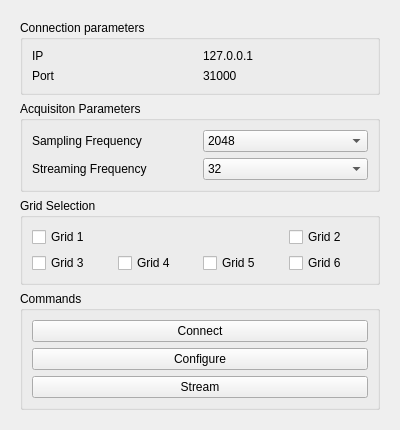
<?xml version="1.0" encoding="UTF-8"?>
<ui version="4.0">
 <class>QuattrocentoLightForm</class>
 <widget class="QWidget" name="QuattrocentoLightForm">
  <property name="geometry">
   <rect>
    <x>0</x>
    <y>0</y>
    <width>400</width>
    <height>422</height>
   </rect>
  </property>
  <property name="windowTitle">
   <string>Form</string>
  </property>
  <layout class="QGridLayout" name="gridLayout_2">
   <item row="0" column="0">
    <widget class="QWidget" name="widget" native="true">
     <layout class="QGridLayout" name="gridLayout_4">
      <item row="3" column="0">
       <widget class="QGroupBox" name="commandsGroupBox">
        <property name="title">
         <string>Commands</string>
        </property>
        <layout class="QGridLayout" name="gridLayout_3">
         <item row="0" column="0" rowspan="2">
          <widget class="QPushButton" name="commandConnectionPushButton">
           <property name="sizePolicy">
            <sizepolicy hsizetype="Minimum" vsizetype="Preferred">
             <horstretch>0</horstretch>
             <verstretch>0</verstretch>
            </sizepolicy>
           </property>
           <property name="text">
            <string>Connect</string>
           </property>
          </widget>
         </item>
         <item row="2" column="0">
          <widget class="QPushButton" name="commandConfigurationPushButton">
           <property name="sizePolicy">
            <sizepolicy hsizetype="Minimum" vsizetype="Preferred">
             <horstretch>0</horstretch>
             <verstretch>0</verstretch>
            </sizepolicy>
           </property>
           <property name="text">
            <string>Configure</string>
           </property>
          </widget>
         </item>
         <item row="3" column="0">
          <widget class="QPushButton" name="commandStreamPushButton">
           <property name="sizePolicy">
            <sizepolicy hsizetype="Minimum" vsizetype="Preferred">
             <horstretch>0</horstretch>
             <verstretch>0</verstretch>
            </sizepolicy>
           </property>
           <property name="text">
            <string>Stream</string>
           </property>
          </widget>
         </item>
        </layout>
       </widget>
      </item>
      <item row="2" column="0">
       <widget class="QGroupBox" name="gridSelectionGroupBox">
        <property name="title">
         <string>Grid Selection</string>
        </property>
        <layout class="QGridLayout" name="gridLayout_5">
         <item row="1" column="1">
          <widget class="QCheckBox" name="gridFourCheckBox">
           <property name="text">
            <string>Grid 4</string>
           </property>
          </widget>
         </item>
         <item row="1" column="0">
          <widget class="QCheckBox" name="gridThreeCheckBox">
           <property name="text">
            <string>Grid 3</string>
           </property>
          </widget>
         </item>
         <item row="1" column="2">
          <widget class="QCheckBox" name="gridFiveCheckBox">
           <property name="text">
            <string>Grid 5</string>
           </property>
          </widget>
         </item>
         <item row="1" column="3">
          <widget class="QCheckBox" name="gridSixCheckBox">
           <property name="text">
            <string>Grid 6</string>
           </property>
          </widget>
         </item>
         <item row="0" column="3">
          <widget class="QCheckBox" name="gridTwoCheckBox">
           <property name="layoutDirection">
            <enum>Qt::LeftToRight</enum>
           </property>
           <property name="text">
            <string>Grid 2</string>
           </property>
          </widget>
         </item>
         <item row="0" column="0">
          <widget class="QCheckBox" name="gridOneCheckBox">
           <property name="text">
            <string>Grid 1</string>
           </property>
          </widget>
         </item>
        </layout>
       </widget>
      </item>
      <item row="1" column="0">
       <widget class="QGroupBox" name="acquisitionGroupBox">
        <property name="title">
         <string>Acquisiton Parameters</string>
        </property>
        <layout class="QGridLayout" name="gridLayout">
         <item row="0" column="1">
          <widget class="QComboBox" name="acquisitionSamplingFrequencyComboBox">
           <property name="currentIndex">
            <number>1</number>
           </property>
           <item>
            <property name="text">
             <string>512</string>
            </property>
           </item>
           <item>
            <property name="text">
             <string>2048</string>
            </property>
           </item>
           <item>
            <property name="text">
             <string>5120</string>
            </property>
           </item>
           <item>
            <property name="text">
             <string>10240</string>
            </property>
           </item>
          </widget>
         </item>
         <item row="1" column="1">
          <widget class="QComboBox" name="acquisitionStreamingFrequencyComboBox">
           <property name="currentIndex">
            <number>5</number>
           </property>
           <item>
            <property name="text">
             <string>1</string>
            </property>
           </item>
           <item>
            <property name="text">
             <string>2</string>
            </property>
           </item>
           <item>
            <property name="text">
             <string>4</string>
            </property>
           </item>
           <item>
            <property name="text">
             <string>8</string>
            </property>
           </item>
           <item>
            <property name="text">
             <string>16</string>
            </property>
           </item>
           <item>
            <property name="text">
             <string>32</string>
            </property>
           </item>
          </widget>
         </item>
         <item row="1" column="0">
          <widget class="QLabel" name="label_2">
           <property name="text">
            <string>Streaming Frequency</string>
           </property>
          </widget>
         </item>
         <item row="0" column="0">
          <widget class="QLabel" name="label">
           <property name="text">
            <string>Sampling Frequency</string>
           </property>
          </widget>
         </item>
        </layout>
       </widget>
      </item>
      <item row="0" column="0">
       <widget class="QGroupBox" name="connectionGroupBox">
        <property name="title">
         <string>Connection parameters</string>
        </property>
        <layout class="QGridLayout" name="gridLayout_7">
         <item row="0" column="0">
          <widget class="QLabel" name="label_4">
           <property name="text">
            <string>IP</string>
           </property>
          </widget>
         </item>
         <item row="1" column="0">
          <widget class="QLabel" name="label_5">
           <property name="text">
            <string>Port</string>
           </property>
          </widget>
         </item>
         <item row="0" column="1">
          <widget class="QLabel" name="connectionIPLabel">
           <property name="text">
            <string>127.0.0.1</string>
           </property>
          </widget>
         </item>
         <item row="1" column="1">
          <widget class="QLabel" name="connectionPortLabel">
           <property name="text">
            <string>31000</string>
           </property>
          </widget>
         </item>
        </layout>
       </widget>
      </item>
     </layout>
    </widget>
   </item>
   <item row="1" column="0">
    <spacer name="verticalSpacer">
     <property name="orientation">
      <enum>Qt::Vertical</enum>
     </property>
     <property name="sizeHint" stdset="0">
      <size>
       <width>20</width>
       <height>40</height>
      </size>
     </property>
    </spacer>
   </item>
  </layout>
 </widget>
 <resources/>
 <connections/>
</ui>
